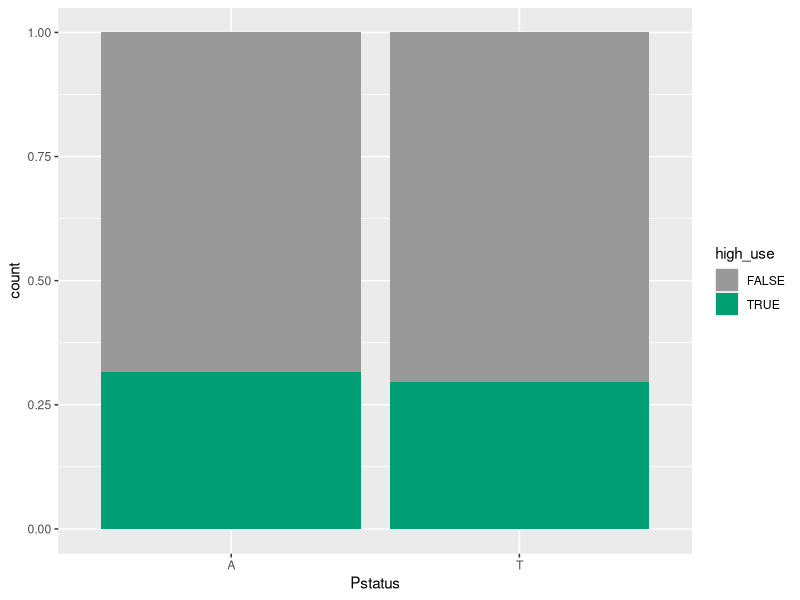
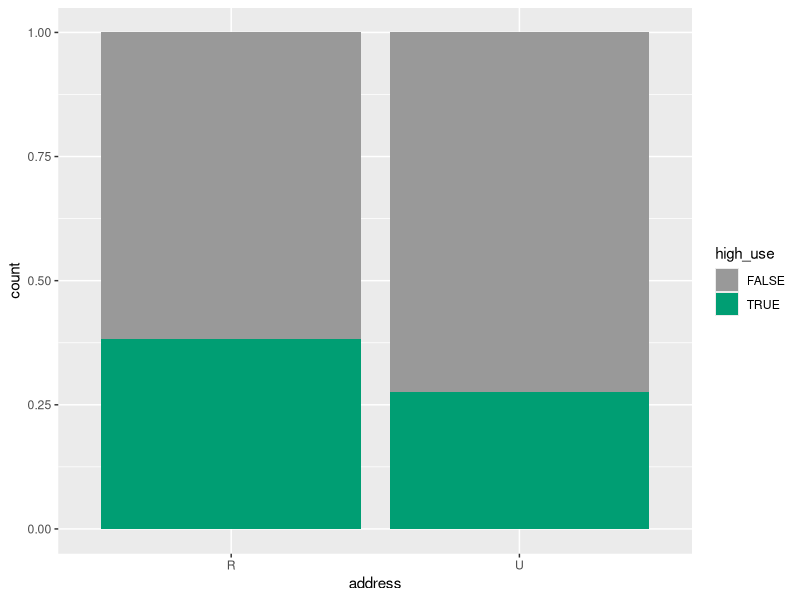
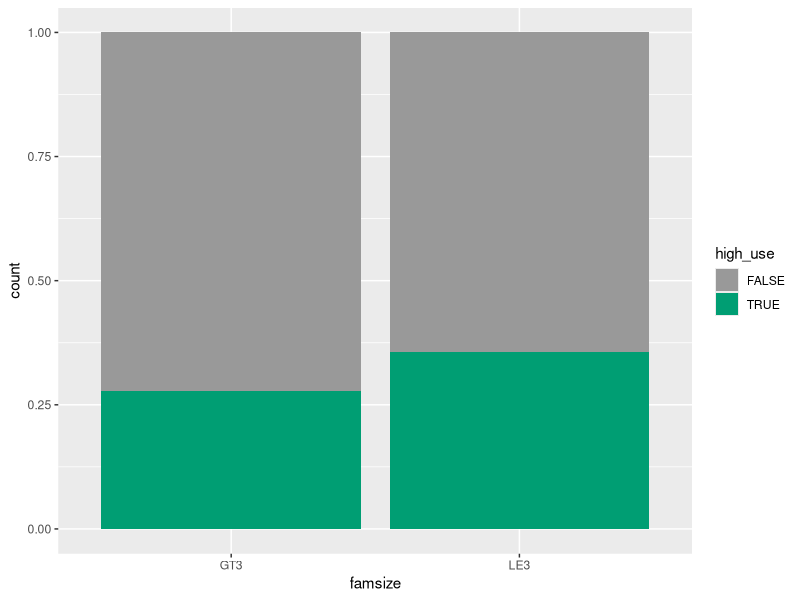
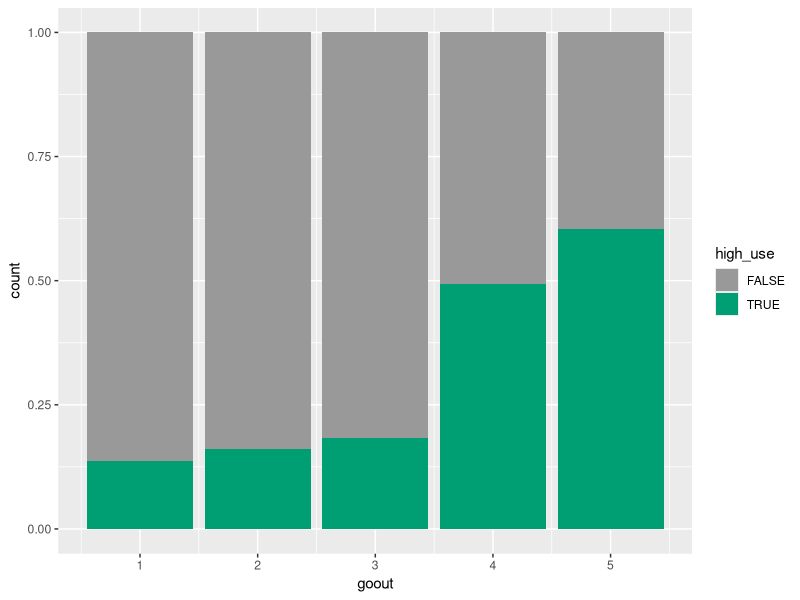
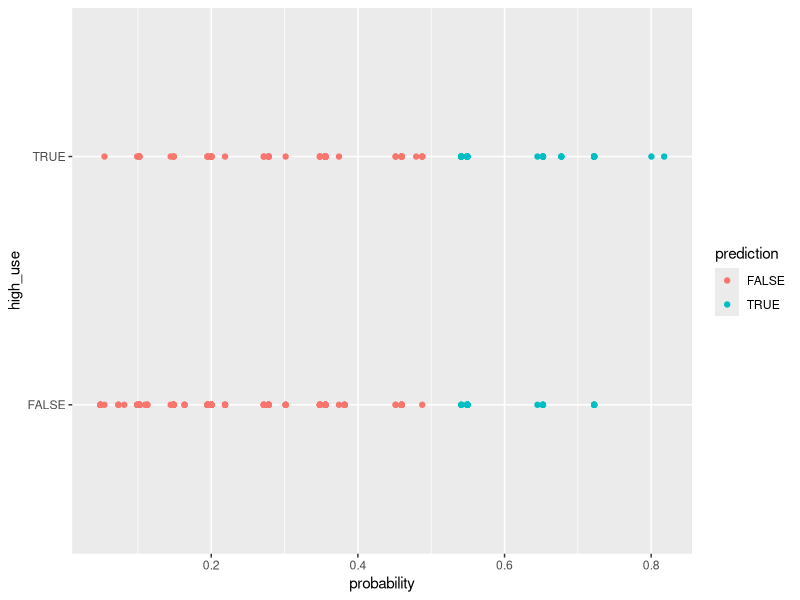

Recreate these plots in R, in order.
## ---- chunk 1
library("tidyverse")
library("ggplot2")
library("dplyr")
library(GGally)
alc <- read.table("data/alc.txt")
Palette <- c("#999999", "#009E73", "#56B4E9", "#E69F00", "#F0E442", "#0072B2", "#D55E00", "#CC79A7")
## ---- chunk 2
glimpse(alc)
## ---- chunk 3
g3 <- ggplot(alc, aes(x = Pstatus, fill = high_use)) + geom_bar(position="fill")
g3 + scale_fill_manual(values=Palette)

g4 <- ggplot(alc, aes(x = address, fill = high_use)) + geom_bar(position="fill")
g4 + scale_fill_manual(values=Palette)

g5 <- ggplot(alc, aes(x = famsize, fill = high_use)) + geom_bar(position="fill")
g5 + scale_fill_manual(values=Palette)

g6 <- ggplot(alc, aes(x = goout, fill = high_use)) + geom_bar(position="fill")
g6 + scale_fill_manual(values=Palette)
## ---- chunk 4
table(high_use = alc$high_use, address = alc$address) %>% prop.table() %>% addmargins()  
table(high_use = alc$high_use, parents_living_together = alc$Pstatus) %>% prop.table() %>% addmargins()
table(high_use = alc$high_use, familysize = alc$famsize) %>% addmargins() %>% prop.table()
table(high_use = alc$high_use, outgoingness = alc$goout) %>% addmargins()  %>% prop.table()
## ---- chunk 5
m <- glm(high_use ~ address + Pstatus + famsize + goout, data = alc, family = "binomial")

summary(m)
coef(m)
## ---- chunk 6
OR <- coef(m) %>% exp

CI <- exp(confint(m))

cbind(OR, CI)

probabilities <- predict(m, type = "response")

# add the predicted probabilities to 'alc'
alc <- mutate(alc, probability = probabilities)

# use the probabilities to make a prediction of high_use
alc <- mutate(alc, prediction = probability > 0.5)

# tabulate the target variable versus the predictions
table(high_use = alc$high_use, prediction = alc$prediction)

# initialize a plot of 'high_use' versus 'probability' in 'alc'
g <- ggplot(alc, aes(x = probability, y = high_use, col = prediction))
g + geom_point() + scale_fill_manual(values=Palette)

# tabulate the target variable versus the predictions
table(high_use = alc$high_use, prediction = alc$prediction) %>% prop.table()  %>% addmargins()
## ---- chunk 7
loss_func <- function(class, prob) {
  n_wrong <- abs(class - prob) > 0.5
  mean(n_wrong)
}

# call loss_func to compute the average number of wrong predictions in the (training) data
loss_func(class = alc$high_use, prob = alc$probability)

library(boot)
cv <- cv.glm(data = alc, cost = loss_func, glmfit = m, K = 10)

# average number of wrong predictions in the cross validation
cv$delta[1]
